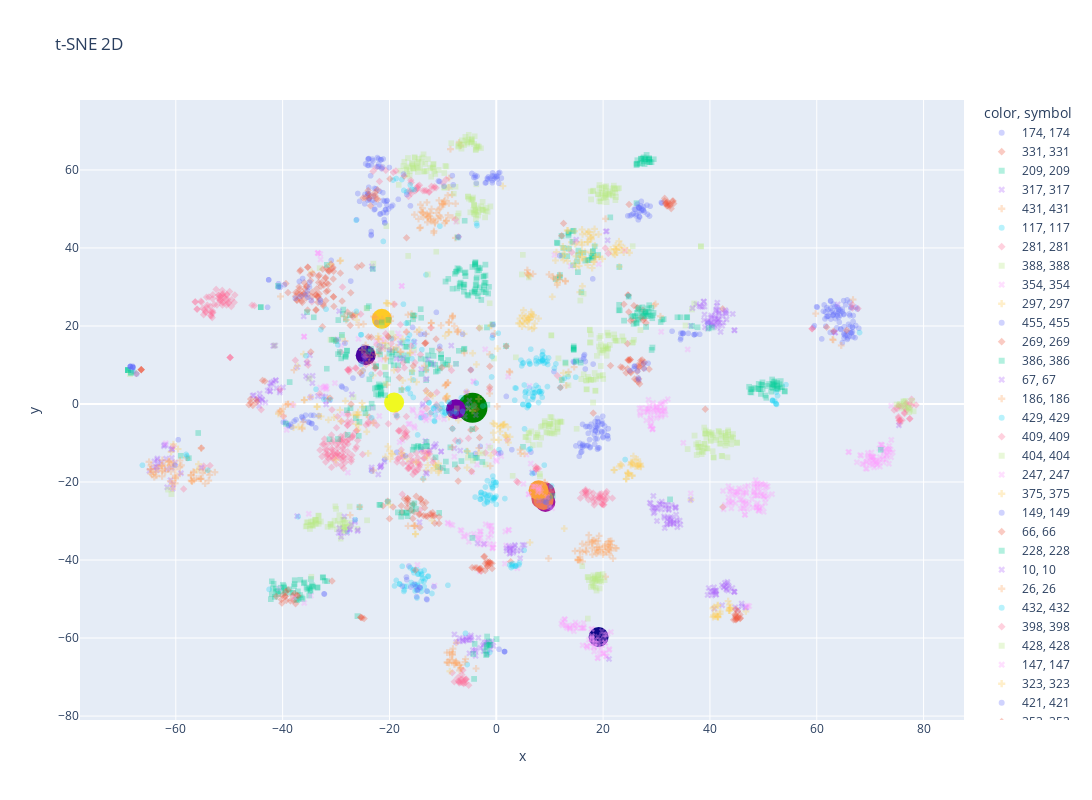

Write notebook code for a chart like this one.
### Code cell
tsne = TSNE(n_components=2)
articles_tsne = tsne.fit_transform(
    np.concatenate((articles_sample_std, closest_articles_std, interest_std))
)

interest_tsne = articles_tsne[-1:]
articles_tsne = articles_tsne[:-1]

closest_articles_tsne = articles_tsne[-len(closest_articles) :]
articles_tsne = articles_tsne[: -len(closest_articles)]


# Plot the data in the t-SNE space
fig = px.scatter(
    x=articles_tsne[:, 0],
    y=articles_tsne[:, 1],
    color=articles_sample["category_id"],
    symbol=articles_sample["category_id"],
    title="t-SNE 2D",
    opacity=0.3,
    width=1200,
    height=800,
)
fig.add_scatter(
    x=interest_tsne[:, 0],
    y=interest_tsne[:, 1],
    mode="markers",
    marker=dict(color="green", size=30),
    text=f"User interest \n user_id: {user_id} \n category_id: {interest['category_id'].iloc[0]}",
)
fig.add_scatter(
    x=closest_articles_tsne[:, 0],
    y=closest_articles_tsne[:, 1],
    mode="markers",
    marker=dict(color=list(range(len(closest_articles_tsne))), size=20),
    text=[
        f"rank: {i} / article_id: {a.article_id} / category_id: {a.category_id}"
        for i, a in enumerate(closest_articles.itertuples())
    ],
)
fig.show()
